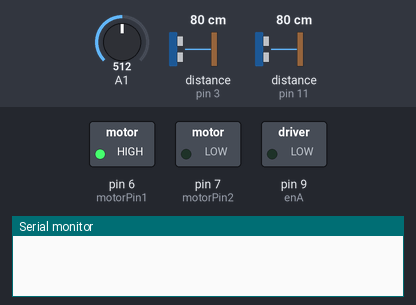
Bench run of a sketch on a simulated Arduino Uno, built with avr-gcc and run on an emulated ATmega328P. Parts: switched loads named in the sketch (green lamp = pin HIGH), the last lines printed to the serial monitor. Wiring (inferred from the names in the program): 2 × ultrasonic range finder: trigger pin 2, echo pin 3 / trigger pin 10, echo pin 11. The inputs (shaded band) are chosen by the test bench; at power-on: distance to the obstacle (sensors on pin 3, pin 11) 80 cm, A1 = 512. The echo pulse lasts 58.3 µs per cm; pins used as bus, display or sensor lines are not drawn.

Above: at 0.1 s.
At 1.7 s:
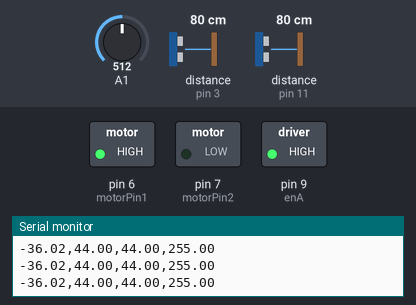
1.8 s: distance to the obstacle (sensor on pin 3) set to 70 cm
4.8 s: distance to the obstacle (sensor on pin 3) set to 63 cm
6.3 s: distance to the obstacle (sensor on pin 11) set to 37 cm
9.3 s: distance to the obstacle (sensor on pin 11) set to 31 cm
12.3 s: A1 set to 812
13.8 s: A1 set to 849
Timing chart, 0 to 16.3 s (numbered marks = the images above; inputs shaded):
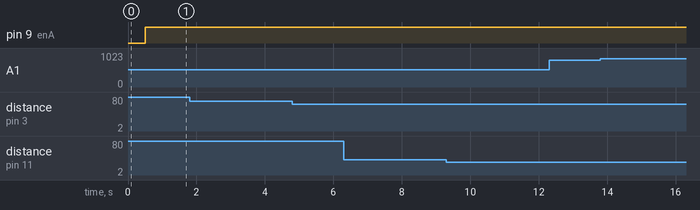

The sketch:

levitation_controller.ino
```cpp
const int trigPinBall = 2;
const int echoPinBall = 3;

const int trigPinHand = 10;
const int echoPinHand = 11;

const int motorPin1 = 6;
const int motorPin2 = 7;
const int enA = 9;

// PID gains
double Kp = 6;
double Ki = 0.0796;
double Kd = 1.1996;

// Ball distance
float durationBall, distanceBall;

// Hand distance
float durationHand, distanceHand;

// PID variables
double dt, integral, previous, output, lasttime = 0;
double lowerPWM = 180, upperPWM = 255;
double rangeCM = 40; // Tube length
double rangePWM = 70;

// Manual setpoint from LabVIEW
double manualSetpoint = -1; // -1 = no manual input

// Default setpoint if Hand sensor invalid
double defaultSetpoint = 22; // middle of tube

void setup() {
  pinMode(trigPinBall, OUTPUT);
  pinMode(echoPinBall, INPUT);

  pinMode(trigPinHand, OUTPUT);
  pinMode(echoPinHand, INPUT);

  pinMode(motorPin1, OUTPUT);
  pinMode(motorPin2, OUTPUT);
  pinMode(enA, OUTPUT);

  digitalWrite(motorPin1, HIGH);
  digitalWrite(motorPin2, LOW);

  Serial.begin(9600);

  delay(500); // give sensors a moment to stabilize
}

void loop() {
  // --- Read Ball distance ---
  digitalWrite(trigPinBall, LOW);
  delayMicroseconds(2);
  digitalWrite(trigPinBall, HIGH);
  delayMicroseconds(10);
  digitalWrite(trigPinBall, LOW);
  durationBall = pulseIn(echoPinBall, HIGH);
  distanceBall = 44 - (durationBall * 0.0343 / 2); // invert: 0 at bottom

  // --- Read Hand distance ---
  digitalWrite(trigPinHand, LOW);
  delayMicroseconds(2);
  digitalWrite(trigPinHand, HIGH);
  delayMicroseconds(10);
  digitalWrite(trigPinHand, LOW);
  durationHand = pulseIn(echoPinHand, HIGH);
  distanceHand = durationHand * 0.0343 / 2; // 0 at sensor

  // --- Clamp Hand readings to valid range ---
  if (distanceHand < 0) distanceHand = 0;
  if (distanceHand > 44) distanceHand = 44;

  // --- Check for Manual Setpoint from LabVIEW ---
  if (Serial.available()) {
    double val = Serial.parseFloat();
    if (val >= 0 && val <= 44) {
      manualSetpoint = val;  // use LabVIEW setpoint
    } else {
      manualSetpoint = -1;   // disable manual
    }
  }

  // --- Setpoint selection ---
  double setpoint;
  if (manualSetpoint >= 0) {
    setpoint = manualSetpoint; // Manual from LabVIEW
  } else {
    setpoint = distanceHand;   // Auto from Hand sensor
  }

  // --- PID calculation ---
  double now = millis();
  dt = (now - lasttime) / 1000.0;
  lasttime = now;

  double errorCM = setpoint - distanceBall;
  double currentPWM = map(analogRead(enA), 0, 255, 0, 1023);
  double desiredPWM = (errorCM / rangeCM * 100 * rangePWM) + lowerPWM;
  output = pid(desiredPWM - currentPWM);

  // --- Write PWM ---
  analogWrite(enA, output);

  // --- Serial output for LabVIEW / Debug ---
  Serial.print(distanceBall, 2); Serial.print(",");
  Serial.print(distanceHand, 2); Serial.print(",");
  Serial.print(setpoint, 2); Serial.print(",");
  Serial.println(output, 2);

  delay(30);
}

double pid(double error) {
  double proportional = error;
  integral += error * dt;
  double derivative = (error - previous) / dt;
  previous = error;

  double pidOutput = (Kp * proportional) + (Ki * integral) + (Kd * derivative);

  if (pidOutput > upperPWM) pidOutput = upperPWM;
  else if (pidOutput < lowerPWM) pidOutput = lowerPWM;

  return pidOutput;
}
```
